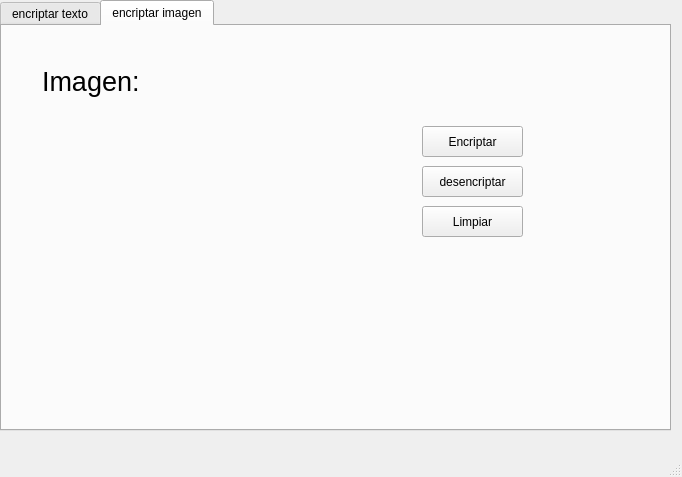
<?xml version="1.0" encoding="UTF-8"?>
<ui version="4.0">
 <class>frmEncriptar</class>
 <widget class="QMainWindow" name="frmEncriptar">
  <property name="geometry">
   <rect>
    <x>0</x>
    <y>0</y>
    <width>682</width>
    <height>477</height>
   </rect>
  </property>
  <property name="windowTitle">
   <string>MainWindow</string>
  </property>
  <widget class="QWidget" name="centralwidget">
   <widget class="QTabWidget" name="tabWidget">
    <property name="geometry">
     <rect>
      <x>0</x>
      <y>0</y>
      <width>671</width>
      <height>431</height>
     </rect>
    </property>
    <property name="currentIndex">
     <number>1</number>
    </property>
    <widget class="QWidget" name="encriptartexto">
     <attribute name="title">
      <string>encriptar texto</string>
     </attribute>
     <widget class="QPushButton" name="guardar">
      <property name="geometry">
       <rect>
        <x>510</x>
        <y>200</y>
        <width>101</width>
        <height>31</height>
       </rect>
      </property>
      <property name="text">
       <string>Guardar Archivo</string>
      </property>
      <property name="icon">
       <iconset>
        <normaloff>../../../Downloads/disco-flexible.png</normaloff>../../../Downloads/disco-flexible.png</iconset>
      </property>
     </widget>
     <widget class="QPushButton" name="cargar">
      <property name="geometry">
       <rect>
        <x>510</x>
        <y>160</y>
        <width>101</width>
        <height>31</height>
       </rect>
      </property>
      <property name="text">
       <string>Cargar archivo</string>
      </property>
      <property name="icon">
       <iconset>
        <normaloff>../../../Downloads/subir.png</normaloff>../../../Downloads/subir.png</iconset>
      </property>
     </widget>
     <widget class="QLabel" name="label_2">
      <property name="geometry">
       <rect>
        <x>80</x>
        <y>250</y>
        <width>181</width>
        <height>21</height>
       </rect>
      </property>
      <property name="font">
       <font>
        <pointsize>12</pointsize>
       </font>
      </property>
      <property name="text">
       <string>Mensaje Encriptado</string>
      </property>
     </widget>
     <widget class="QPushButton" name="encriptar">
      <property name="geometry">
       <rect>
        <x>510</x>
        <y>40</y>
        <width>101</width>
        <height>31</height>
       </rect>
      </property>
      <property name="text">
       <string>Encriptar</string>
      </property>
      <property name="icon">
       <iconset>
        <normaloff>../../../Downloads/proteger.png</normaloff>../../../Downloads/proteger.png</iconset>
      </property>
     </widget>
     <widget class="QPushButton" name="desencriptar">
      <property name="geometry">
       <rect>
        <x>510</x>
        <y>80</y>
        <width>101</width>
        <height>31</height>
       </rect>
      </property>
      <property name="text">
       <string>desencriptar</string>
      </property>
      <property name="icon">
       <iconset>
        <normaloff>../../../Downloads/encriptado.png</normaloff>../../../Downloads/encriptado.png</iconset>
      </property>
     </widget>
     <widget class="QLabel" name="textoencriptado">
      <property name="geometry">
       <rect>
        <x>80</x>
        <y>280</y>
        <width>411</width>
        <height>111</height>
       </rect>
      </property>
      <property name="text">
       <string/>
      </property>
     </widget>
     <widget class="QPushButton" name="limpiar">
      <property name="geometry">
       <rect>
        <x>510</x>
        <y>120</y>
        <width>101</width>
        <height>31</height>
       </rect>
      </property>
      <property name="text">
       <string>Limpiar</string>
      </property>
      <property name="icon">
       <iconset>
        <normaloff>../../../Downloads/barriendo.png</normaloff>../../../Downloads/barriendo.png</iconset>
      </property>
     </widget>
     <widget class="QLabel" name="label">
      <property name="geometry">
       <rect>
        <x>70</x>
        <y>0</y>
        <width>151</width>
        <height>31</height>
       </rect>
      </property>
      <property name="font">
       <font>
        <pointsize>20</pointsize>
       </font>
      </property>
      <property name="text">
       <string>Mensaje</string>
      </property>
     </widget>
     <widget class="QTextEdit" name="contenido">
      <property name="geometry">
       <rect>
        <x>70</x>
        <y>40</y>
        <width>421</width>
        <height>191</height>
       </rect>
      </property>
     </widget>
    </widget>
    <widget class="QWidget" name="encriptarimagen">
     <attribute name="title">
      <string>encriptar imagen</string>
     </attribute>
     <widget class="QLabel" name="label_3">
      <property name="geometry">
       <rect>
        <x>40</x>
        <y>40</y>
        <width>151</width>
        <height>31</height>
       </rect>
      </property>
      <property name="font">
       <font>
        <pointsize>20</pointsize>
       </font>
      </property>
      <property name="text">
       <string>Imagen:</string>
      </property>
     </widget>
     <widget class="QPushButton" name="encriptar_2">
      <property name="geometry">
       <rect>
        <x>420</x>
        <y>100</y>
        <width>101</width>
        <height>31</height>
       </rect>
      </property>
      <property name="text">
       <string>Encriptar</string>
      </property>
      <property name="icon">
       <iconset>
        <normaloff>../../../Downloads/proteger.png</normaloff>../../../Downloads/proteger.png</iconset>
      </property>
     </widget>
     <widget class="QPushButton" name="desencriptar_2">
      <property name="geometry">
       <rect>
        <x>420</x>
        <y>140</y>
        <width>101</width>
        <height>31</height>
       </rect>
      </property>
      <property name="text">
       <string>desencriptar</string>
      </property>
      <property name="icon">
       <iconset>
        <normaloff>../../../Downloads/encriptado.png</normaloff>../../../Downloads/encriptado.png</iconset>
      </property>
     </widget>
     <widget class="QPushButton" name="limpiar_2">
      <property name="geometry">
       <rect>
        <x>420</x>
        <y>180</y>
        <width>101</width>
        <height>31</height>
       </rect>
      </property>
      <property name="text">
       <string>Limpiar</string>
      </property>
      <property name="icon">
       <iconset>
        <normaloff>../../../Downloads/barriendo.png</normaloff>../../../Downloads/barriendo.png</iconset>
      </property>
     </widget>
     <widget class="QLabel" name="imagenencriptada">
      <property name="geometry">
       <rect>
        <x>30</x>
        <y>90</y>
        <width>361</width>
        <height>231</height>
       </rect>
      </property>
      <property name="text">
       <string/>
      </property>
     </widget>
    </widget>
   </widget>
  </widget>
  <widget class="QMenuBar" name="menubar">
   <property name="geometry">
    <rect>
     <x>0</x>
     <y>0</y>
     <width>682</width>
     <height>21</height>
    </rect>
   </property>
  </widget>
  <widget class="QStatusBar" name="statusbar"/>
 </widget>
 <resources/>
 <connections/>
</ui>
